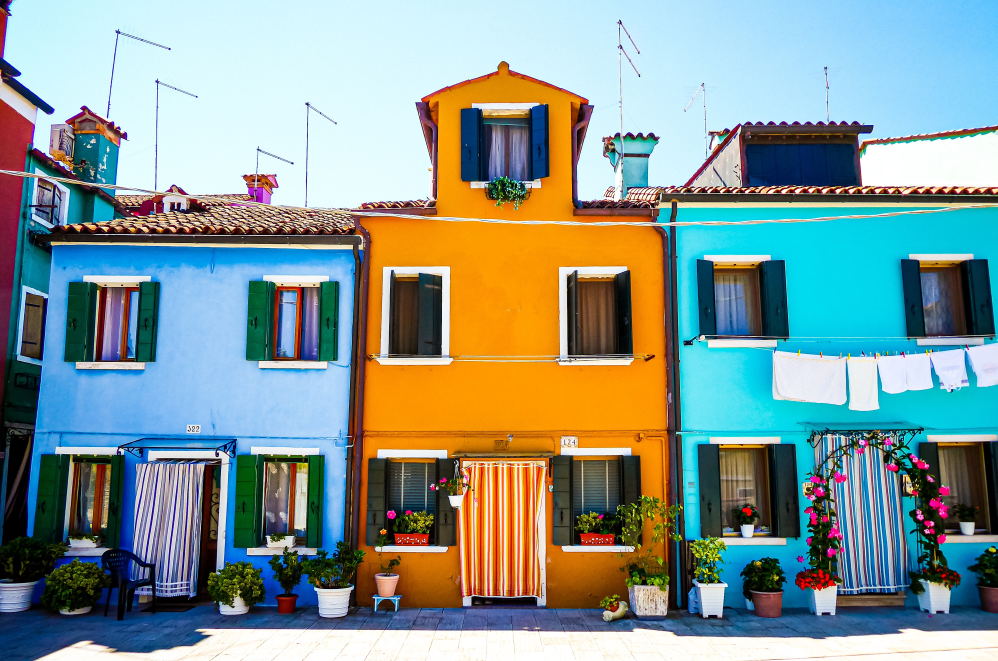
#> input picture classwork/day_wise_study_material/day12/house.jpg, 3989 x 2644 px, given in place of clock.jpg, which was not available (shown at 1/4 size)
$ python imagedemo11.py
#> lines starting #> are read from the running program, lines starting #| are printed output that depends on the picture; pictures that were not available may be replaced by others from this repository, and a replacement may not be noted
# -*- coding: utf-8 -*-
"""
Created on Thu May 25 19:02:02 2023

@author: anilk
"""

# Imports PIL module
from PIL import Image

# open method used to open different extension image file
im = Image.open(r"D:\Web programming\oracle14 Nov 2022 _htmlcss\images\clock.jpg")
#> im is the input picture: PIL image 3989x2644 RGB; mean R, G, B 133.4, 151.8, 146.8

# This method will show image in any image viewer
im.show()


from PIL import Image
filename = "D:\Web programming\oracle14 Nov 2022 _htmlcss\images\clock.jpg"
fname="house.jpg"
with Image.open(fname) as img:
    img.load()


type(img)
print(img.format)
#| JPEG
print(img.mode)
#| RGB
print(img.size)
#| (3989, 2644)

isinstance(img, Image.Image)

img.show()

#to see image details
print(img.format)
#| JPEG
#'JPEG'

print(img.size)
#| (3989, 2644)
#(1920, 1273)

print(img.mode)
#| RGB
cropped_img = img.crop((300, 150, 700, 1000))
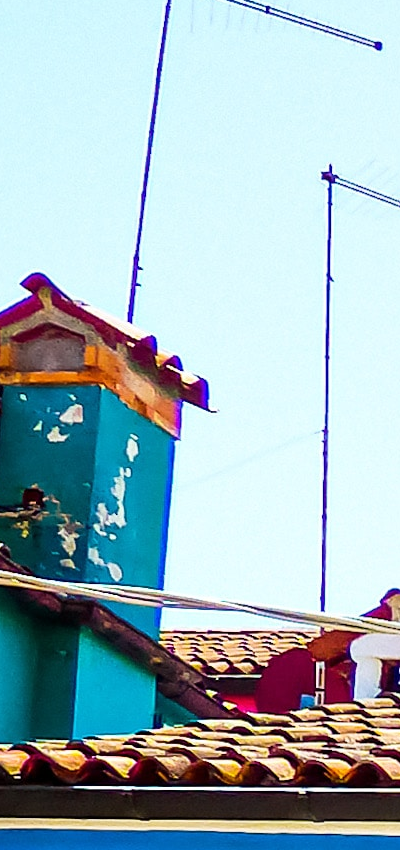
#> cropped_img: PIL image 400x850 RGB; mean R, G, B 158.9, 182, 188.5
print(cropped_img.size)
#| (400, 850)
#(400, 850)

cropped_img.show()

low_res_img = cropped_img.resize((cropped_img.width // 4, cropped_img.height // 4))
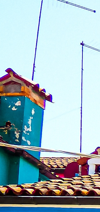
#> low_res_img: PIL image 100x212 RGB; mean R, G, B 158.9, 182, 188.5
low_res_img.show()

#similar scaling is possible with reduce function
low_res_img = cropped_img.reduce(4)
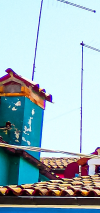
#> low_res_img: PIL image 100x213 RGB; mean R, G, B 158.6, 181.9, 188.5

# to save the image in the file
cropped_img.save("cropped_image.jpg")
low_res_img.save("low_resolution_cropped_image.png")

#image will appear in inverted way
converted_img = img.transpose(Image.FLIP_TOP_BOTTOM)
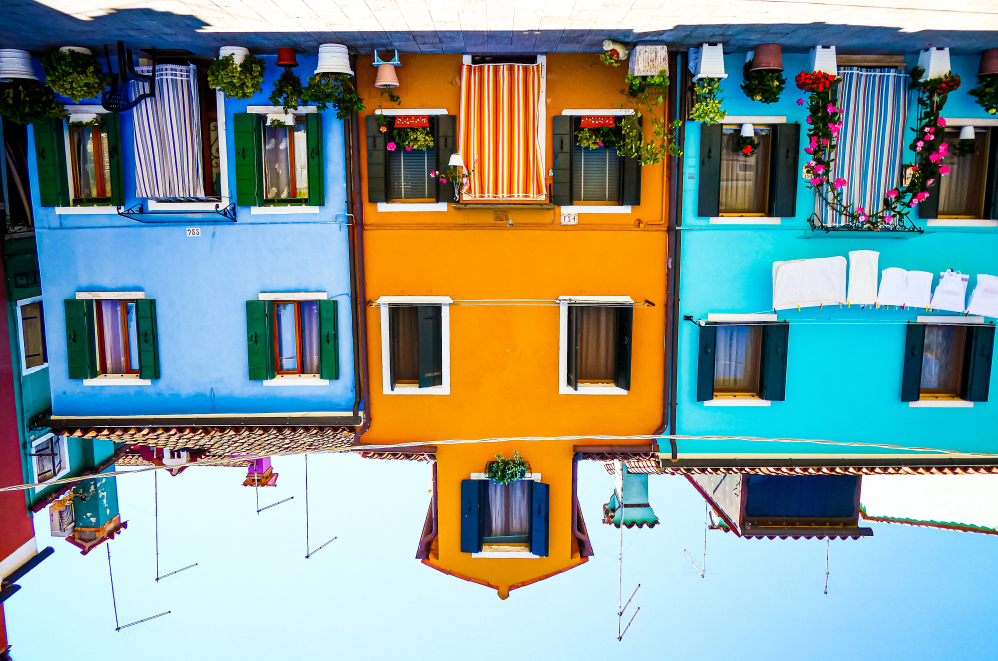
#> converted_img: PIL image 3989x2644 RGB (shown at 1/4 size); mean R, G, B 133.4, 151.8, 146.8
converted_img.show()

'''
There are seven options that you can pass as arguments to .transpose():

Image.FLIP_LEFT_RIGHT: Flips the image left to right, resulting in a mirror image
Image.FLIP_TOP_BOTTOM: Flips the image top to bottom
Image.ROTATE_90: Rotates the image by 90 degrees counterclockwise
Image.ROTATE_180: Rotates the image by 180 degrees
Image.ROTATE_270: Rotates the image by 270 degrees counterclockwise, which is the same as 90 degrees clockwise
Image.TRANSPOSE: Transposes the rows and columns using the top-left pixel as the origin, with the top-left pixel being the same in the transposed image as in the original image
Image.TRANSVERSE: Transposes the rows and columns using the bottom-left pixel as the origin, with the bottom-left pixel being the one that remains fixed between the original and modified versions
'''
rotated_img = img.rotate(45)
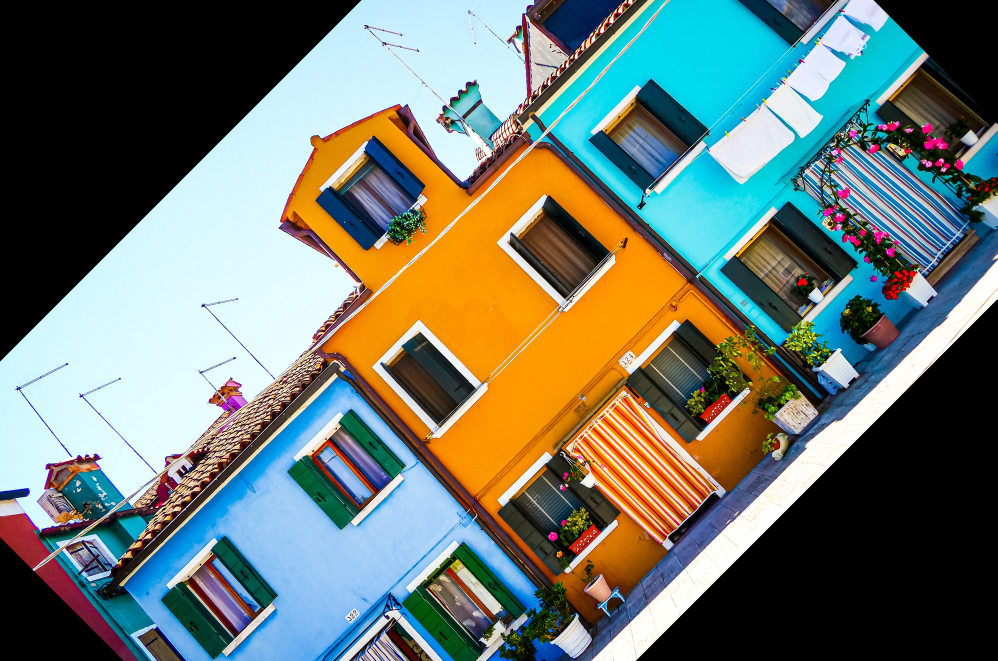
#> rotated_img: PIL image 3989x2644 RGB (shown at 1/4 size); mean R, G, B 109.5, 119.7, 110.2
rotated_img.show()

#convert numpy array to image and image to array
from PIL import Image
import numpy as np
im = Image.open('D:\Web programming\oracle14 Nov 2022 _htmlcss\images\clock.jpg')
im2arr = np.array(im) # im2arr.shape: height x width x channel
arr2im = Image.fromarray(im2arr)

#other way to get numpy array
#This can be achieved using the imread() function that loads the image an array of pixels directly and the imshow() function that will display an array of pixels as an image.

#The example below loads and displays the same image using Matplotlib that, in turn, will use Pillow under the covers.

# load and display an image with Matplotlib
from matplotlib import image
import  matplotlib.pyplot as plt
# load image as pixel array
data = image.imread(r'D:\Web programming\oracle14 Nov 2022 _htmlcss\images\clock.jpg')
# summarize shape of the pixel array
print(data.dtype)
#| uint8
print(data.shape)
#| (2644, 3989, 3)
# display the array of pixels as an image
plt.imshow(data)
plt.show()


#using convert ffunction
#Passing ‘L’ into the pillow convert function converts the image from it’s regular RGB colors to simple black and white (gray-scale).

from PIL import Image

img = Image.open(r"house.jpg")

new_img = img.convert('L')
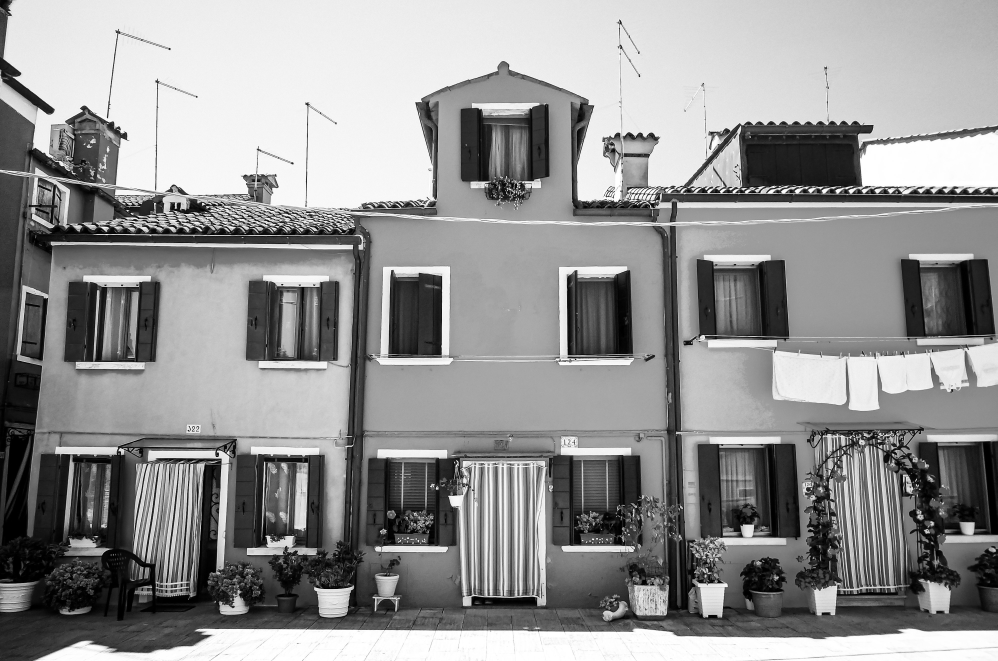
#> new_img: PIL image 3989x2644 L (shown at 1/4 size); min 0, max 255, mean 145.7
new_img.show()

#Another mode setting that you can pass it the convert function
#is ‘1’.
#It adds some kind of “blur” effect onto the image, which adds a unique look to it,
#which kind of looks nice.

from PIL import Image

img = Image.open(r"house.jpg")

new_img = img.convert('1')
#> new_img: PIL image 3989x2644 1; 57% white; black in thin lines or dots
new_img.show()
'''
Image.split() method is used to split the image into individual bands. This method returns a tuple of individual image bands from an image.
Splitting an “RGB” image creates three new images each containing a
# copy of one of the original bands (red, green, blue).
'''
img1=Image.Image.split(img)
img1[1].show()
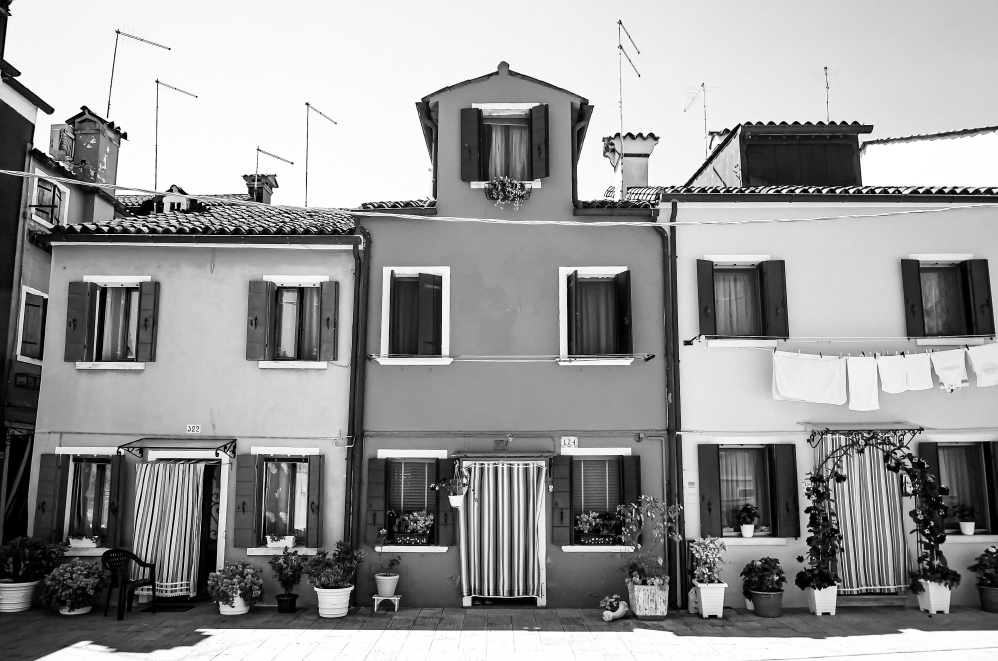
#> shown: PIL image 3989x2644 L (shown at 1/4 size); min 0, max 255, mean 151.8
